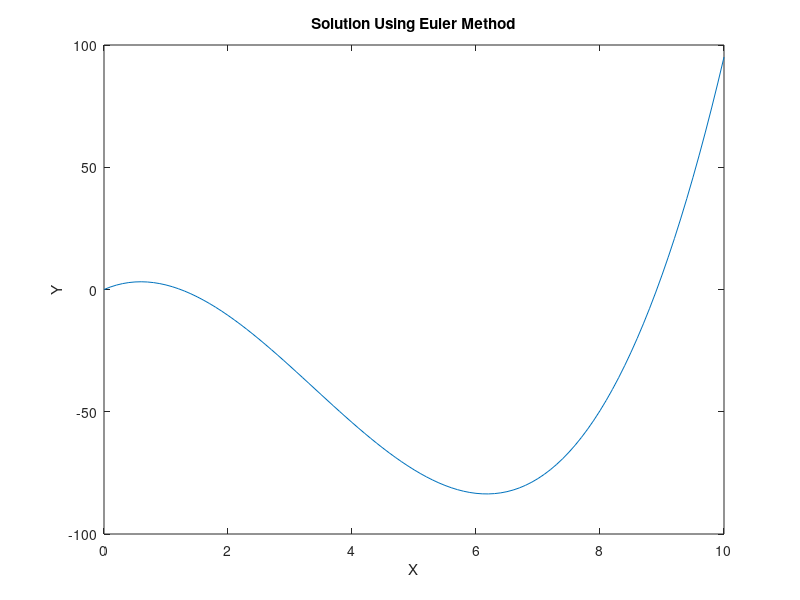

This chart was generated by the following MATLAB code:
%% RateEquationEuler.m

%This program uses the Euler method to approximate 3x^2 - 20x + 10.

%Author: J. Patrick Lacher
clc
clf
clear

%% Define Constants
step = 0.1;      %Step Size
xmin = 0;       %Lower end of domain
xmax = 10;    %Upper end of domain

%% Define Arrays
%create array of x values
x1 = [];
arraystep = 1;
for x = xmin:step:xmax
    x1(arraystep) = x;
    arraystep = arraystep + 1;
end
%create array for approximation of y
y1 = zeros(1,length(x1));

%% Loop through Euler Method to find Approximation

%define initial y value
y1(1) = 0;

%Loop through Euler Method
for iLoop = 1:length(x1)-1
    y1(iLoop+1) = y1(iLoop) + step*(3*(x1(iLoop))^2 - 20*(x1(iLoop)) + 10);
end

%% Plot the Results

plot(x1,y1)
title('Solution Using Euler Method')
xlabel('X')
ylabel('Y')